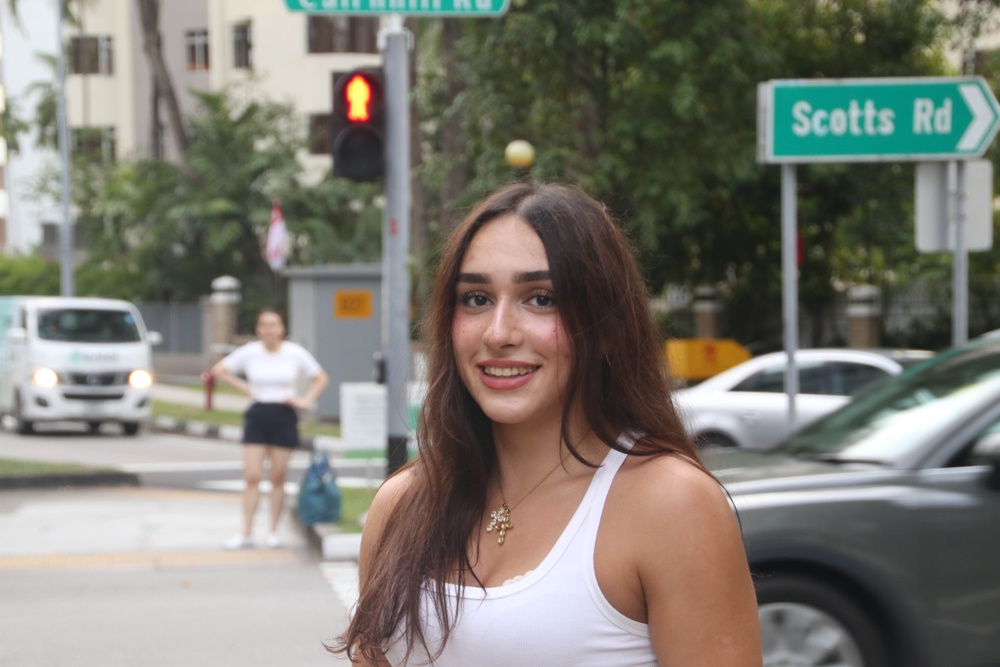
#> input picture docs/igmgm.jpg, 1000 x 667 px, shrunk from 6000 x 4000 before the run, found by its file name
$ jupyter execute deteccion.ipynb
#> lines starting #> are read from the running program, lines starting #| are printed output that depends on the picture
<h1 align="center" style="
background: linear-gradient(90deg, #0f2027, #203a43, #2c5364);
color: white;
padding: 25px;
border-radius: 18px;
font-size: 42px;
letter-spacing: 2px;
">
DETECCIÓN DE CARAS
</h1>

<p align="center" style="color:#1e90ff; font-size:18px;">
Ejercicio práctico · Visión por Computadora · OpenCV
</p>

[cell 1]
import cv2
from matplotlib import pyplot as plt

image = cv2.imread("/media/a22nicolesdc/DIURNOEXTRA/programacion/detector-caras-py/docs/igmgm.jpg")
#> image is the input picture: shape (667, 1000, 3); mean B, G, R 115.6, 124.1, 126.4
imaxe_color = cv2.cvtColor(image, cv2.COLOR_BGR2RGB)
gray = cv2.cvtColor(imaxe_color, cv2.COLOR_BGR2GRAY)
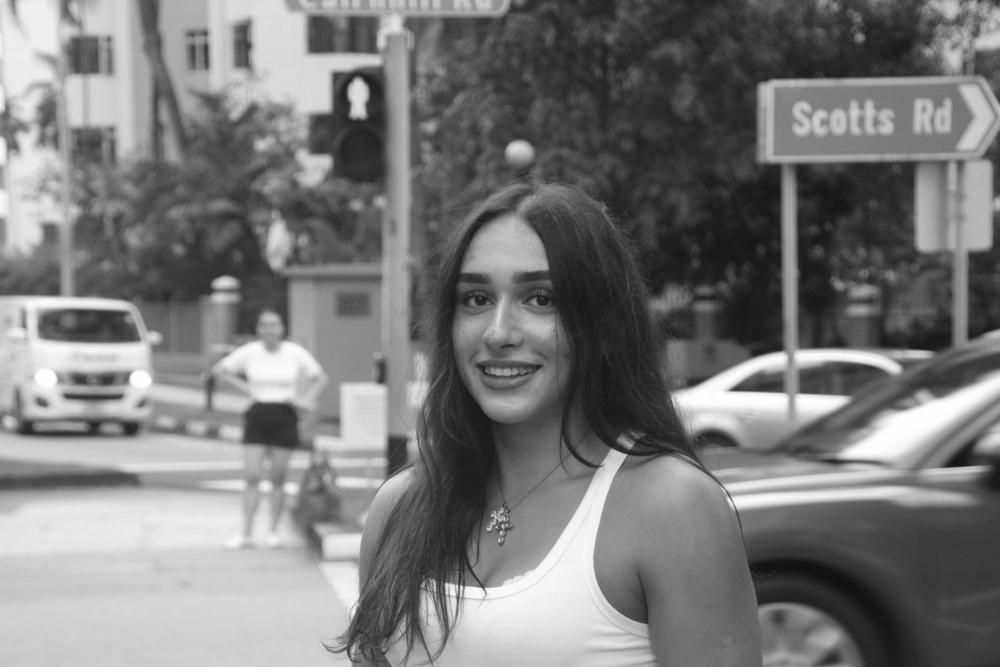
#> gray: shape (667, 1000); min 16, max 255, mean 121.8

plt.imshow(imaxe_color)
plt.title('Imaxe1')
plt.show()
plt.imshow(gray)
plt.title('Imaxe en gris')
plt.show()

[cell 2]
def buscarCaras(imaxe):
    ruta_xml = cv2.data.haarcascades + "haarcascade_frontalface_default.xml"
    face_cascade = cv2.CascadeClassifier(ruta_xml)

    if len(imaxe.shape) == 3:
        imaxe_gris = cv2.cvtColor(imaxe, cv2.COLOR_RGB2GRAY)
    else:
        imaxe_gris = imaxe

    # esots parametros ahyq ue r ajustandolos hasta que mas omenos
    faces = face_cascade.detectMultiScale(
        imaxe_gris,
        scaleFactor = 1.2,
        minNeighbors = 10,
        minSize = (100, 100)
    )
#> faces = [[422, 236, 168, 168]]

    print(f"Caras encontradas: {len(faces)}")
#| Caras encontradas: 1

    destino = imaxe.copy()

    color_rosa = (180, 105, 255)
    grosor = 16

    for (x,y,w,h) in faces:
        cv2.rectangle(destino, (x,y), (x+w, y+h), color_rosa, grosor)
#> this loop made 1 pass
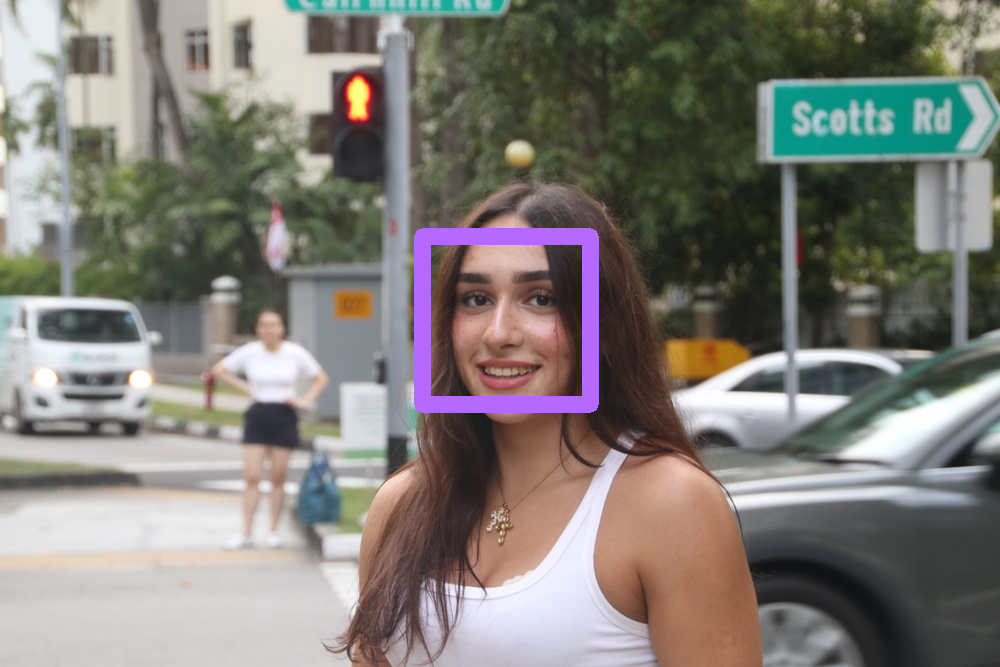
#> destino: shape (667, 1000, 3); mean R, G, B 127.7, 124.4, 118.6

    plt.figure(figsize=(10,6))
    plt.imshow(destino)
    plt.title(f'Detectadas: {len(faces)}')
    plt.axis('off')
    plt.show()

imageColor = cv2.cvtColor(image, cv2.COLOR_BGR2RGB)
buscarCaras(imageColor)

$ run again, with docs/chloe.jpg copied over docs/igmgm.jpg
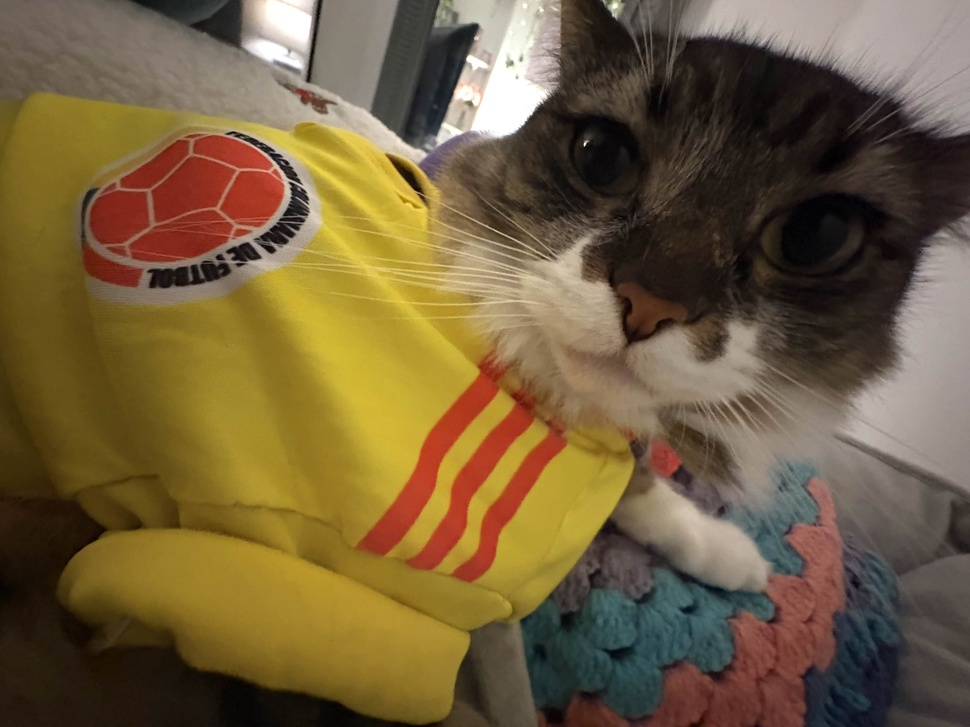
#> input picture docs/chloe.jpg, 970 x 727 px, shrunk from 4032 x 3024 before the run, found by its file name
#> image is the input picture: shape (727, 970, 3); mean B, G, R 61.1, 94.3, 113.8
#> `gray = cv2.cvtColor(imaxe_color, cv2.COLOR_BGR2GRAY)`:
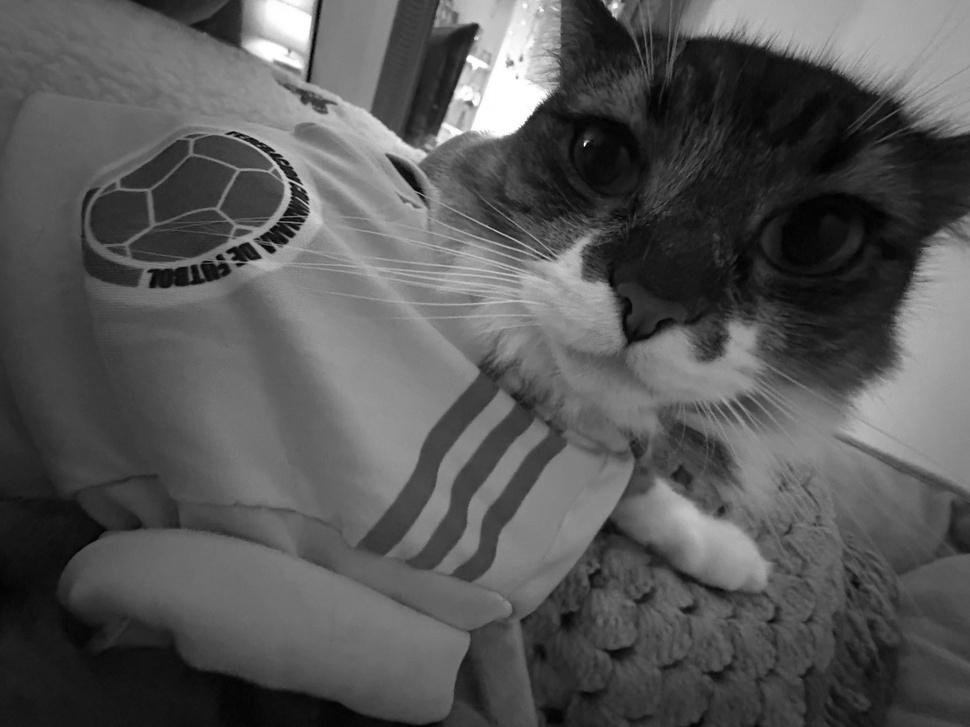
#> gray: shape (727, 970); min 0, max 255, mean 86.6
#> in buscarCaras, `imaxe_gris = cv2.cvtColor(imaxe, cv2.COLOR_RGB2GRAY)`:
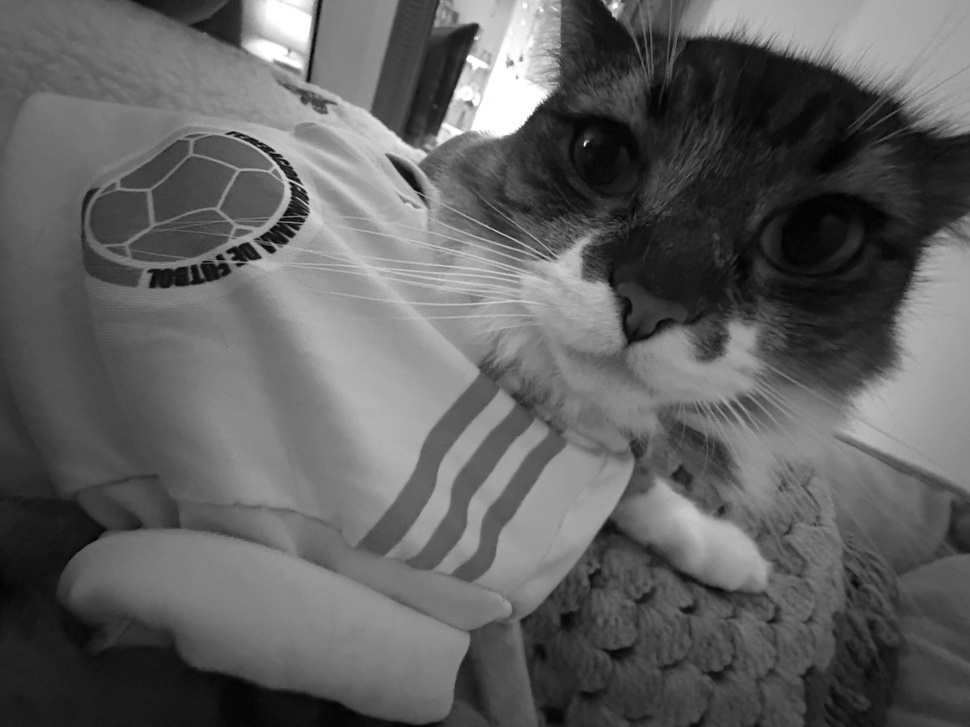
#> imaxe_gris: shape (727, 970); min 1, max 255, mean 96.4
#> faces = ()
#| Caras encontradas: 0

$ run again, with docs/chloe2.jpg copied over docs/igmgm.jpg
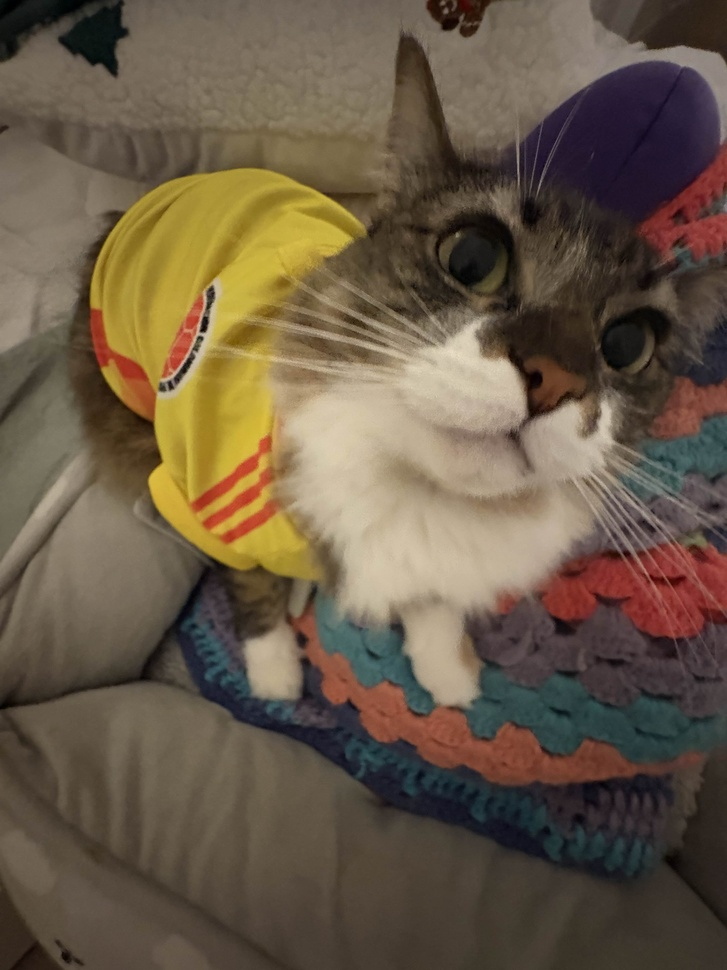
#> input picture docs/chloe2.jpg, 727 x 970 px, shrunk from 3024 x 4032 before the run, found by its file name
#> image is the input picture: shape (970, 727, 3); mean B, G, R 70.6, 89.4, 104.5
#> `gray = cv2.cvtColor(imaxe_color, cv2.COLOR_BGR2GRAY)`:
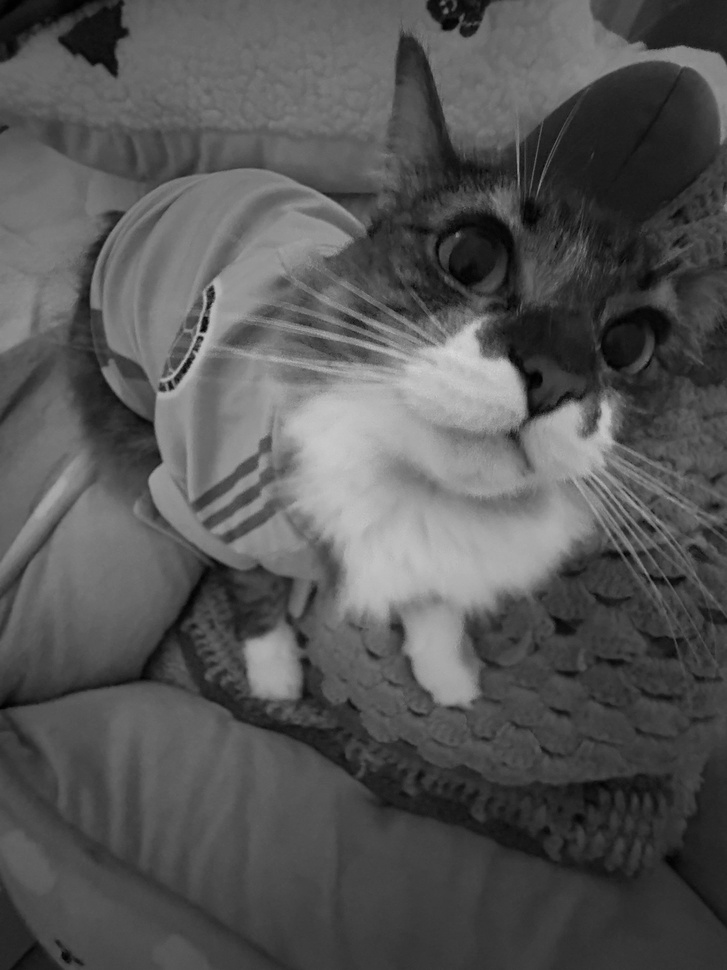
#> gray: shape (970, 727); min 0, max 218, mean 85.6
#> in buscarCaras, `imaxe_gris = cv2.cvtColor(imaxe, cv2.COLOR_RGB2GRAY)`:
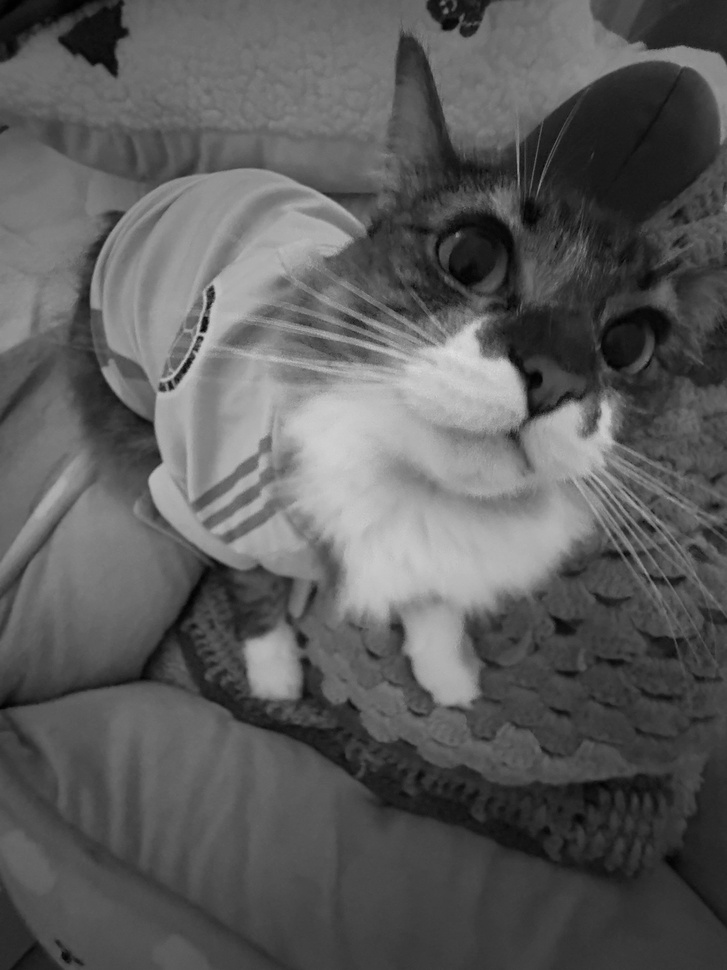
#> imaxe_gris: shape (970, 727); min 0, max 225, mean 91.8
#> faces = ()
#| Caras encontradas: 0

$ run again, with docs/fmaimg.jpg copied over docs/igmgm.jpg
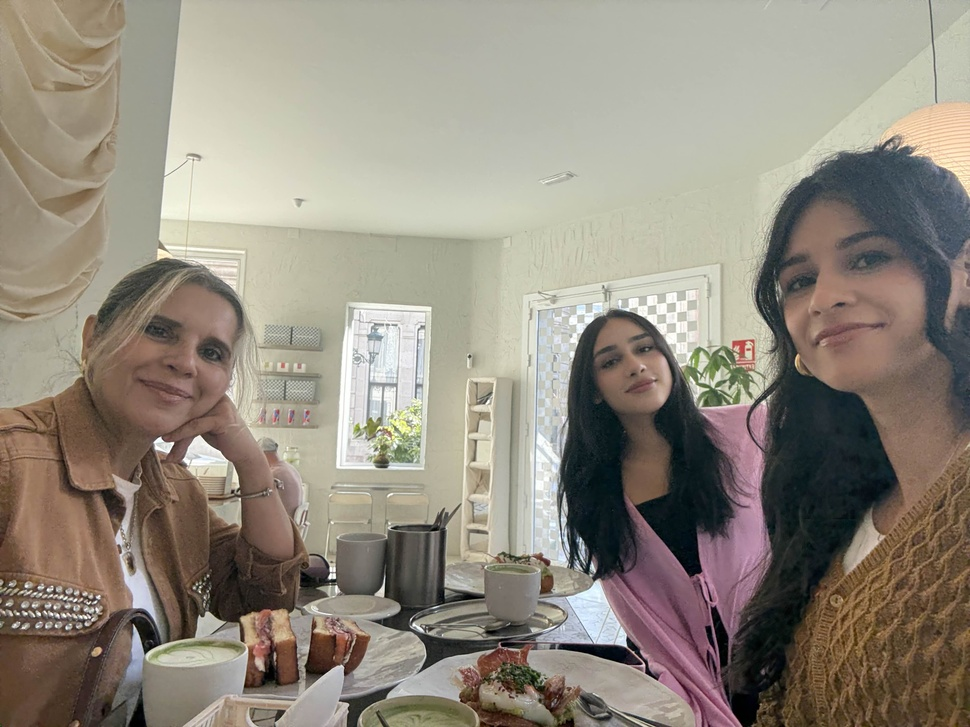
#> input picture docs/fmaimg.jpg, 970 x 727 px, shrunk from 4032 x 3024 before the run, found by its file name
#> image is the input picture: shape (727, 970, 3); mean B, G, R 125.9, 138.4, 145.9
#> `gray = cv2.cvtColor(imaxe_color, cv2.COLOR_BGR2GRAY)`:
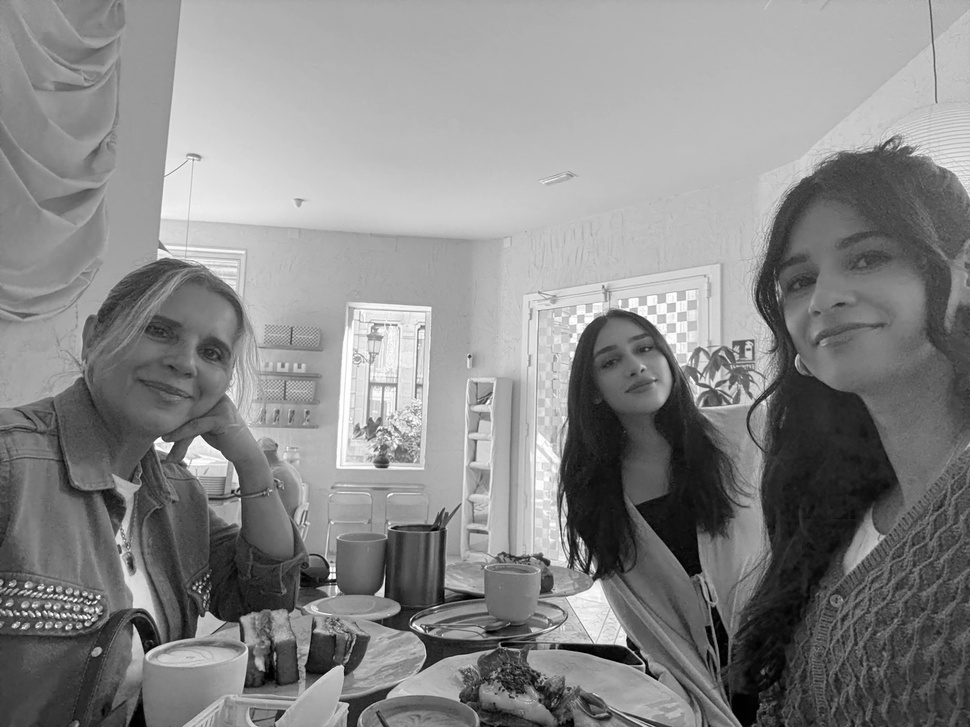
#> gray: shape (727, 970); min 0, max 255, mean 135.5
#> faces = ()
#| Caras encontradas: 0
